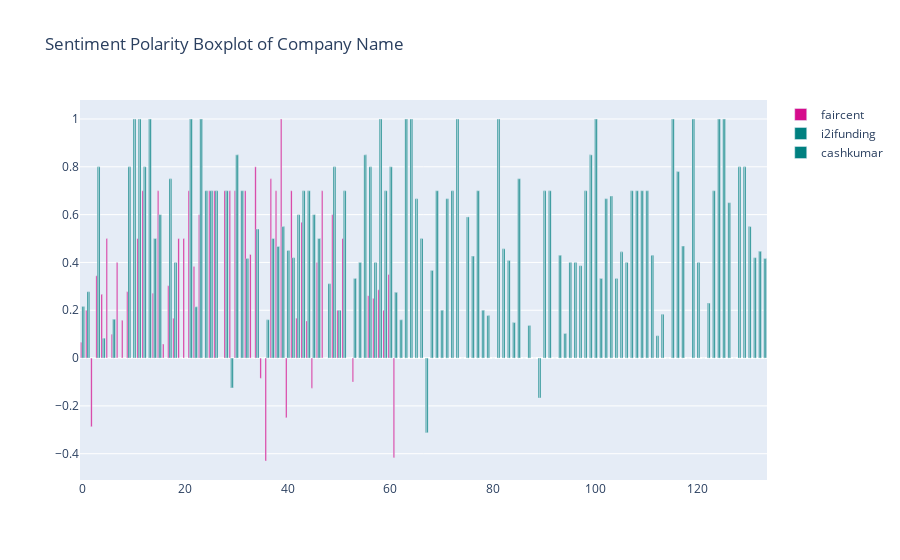

Notebook cell for this chart:
### Code cell
y0 = df.loc[df['name'] == 'faircent']['polarity']
y1 = df.loc[df['name'] == 'i2ifunding']['polarity']
y2 = df.loc[df['name'] == 'cashkumar']['polarity']

trace0 = go.Bar(
    y=y0,
    name = 'faircent',
    marker = dict(
        color = 'rgb(214, 12, 140)',
    )
)
trace1 = go.Bar(
    y=y1,
    name = 'i2ifunding',
    marker = dict(
        color = 'rgb(0, 128, 128)',
    )
)
trace2 = go.Bar(
    y=y1,
    name = 'cashkumar',
    marker = dict(
        color = 'rgb(0, 128, 128)',
    )
)
data = [trace0, trace1, trace2]
layout = go.Layout(
    title = "Sentiment Polarity Boxplot of Company Name"
)

fig = go.Figure(data=data,layout=layout)
iplot(fig, filename = "Sentiment Polarity Boxplot of Company Name")

### Figure 1 — Plotly figure (JSON) as saved in the notebook; plotly's stock layout.template omitted (floating-point values rounded to 4 significant figures; data arrays with more than 128 entries replaced by an {"elided": "..."} marker saying what was removed)
{"data": [{"marker": {"color": "rgb(214, 12, 140)"}, "name": "faircent", "type": "bar", "y": [0.06667, 0.2, -0.2872, 0.3444, 0.2667, 0.5, 0.1, 0.4, 0.1583, 0.2778, 0, 0.5, 0.7, 0, 0.2714, 0.7, 0.05833, 0.3028, 0.1667, 0.5, 0.5, 0.7, 0.3833, 0.6, 0, 0.7, 0.7, 0, 0.7, 0.7, 0.7, 0, 0.7, 0.4333, 0.8, -0.08482, -0.4306, 0.75, 0.7, 1, -0.25, 0.7, 0.167, 0.5682, 0.1556, -0.1263, 0.4, 0.7, 0, 0.6, 0.2, 0.5, 0, -0.1, 0, 0, 0.2611, 0.25, 0.2857, 0.2, 0.35, -0.4167]}, {"marker": {"color": "rgb(0, 128, 128)"}, "name": "i2ifunding", "type": "bar", "y": {"elided": "134 float values"}}, {"marker": {"color": "rgb(0, 128, 128)"}, "name": "cashkumar", "type": "bar", "y": {"elided": "134 float values"}}], "layout": {"title": {"text": "Sentiment Polarity Boxplot of Company Name"}}}
